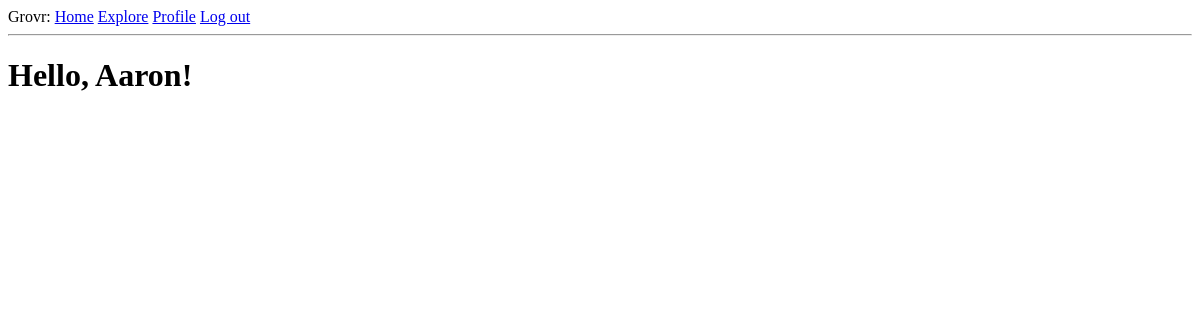
The page /explore (signed in) on the database as committed earlier.
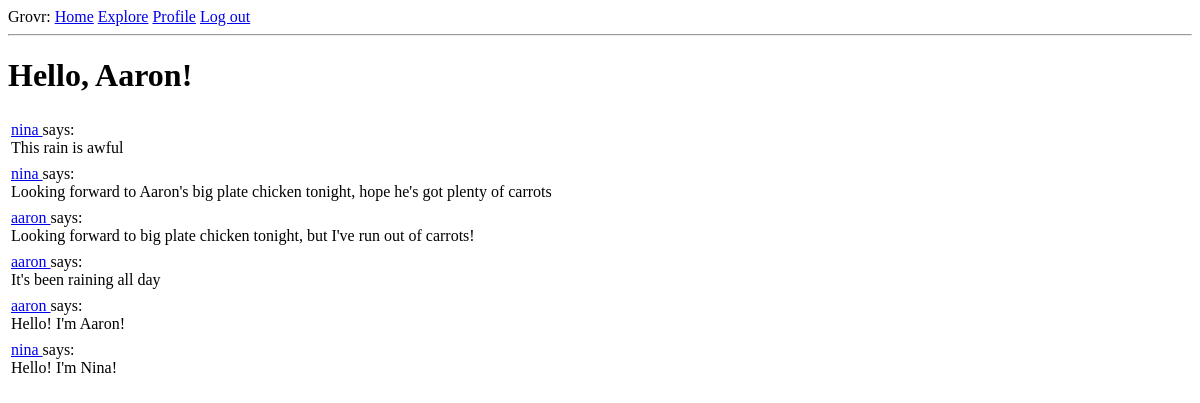
The same page on the database as committed later.
### app/models.py (models this page shows, shortened)
class User(UserMixin, db.Model):
    id = db.Column(db.Integer, primary_key=True)
    username = db.Column(db.String(64), index=True, unique=True)
    email = db.Column(db.String(128), index=True, unique=True)
    password_hash = db.Column(db.String(128))
    posts = db.relationship('Post', backref='author', lazy='dynamic')
    about_me = db.Column(db.String(140))
    last_seen = db.Column(db.DateTime, default=dt.utcnow)
    followed = db.relationship(
        'User', secondary = followers,
        primaryjoin = (followers.c.follower_id == id),
        secondaryjoin = (followers.c.followed_id == id),
        backref = db.backref('followers', lazy='dynamic'),
        lazy = 'dynamic'
    )

class Post(db.Model):
    id = db.Column(db.Integer, primary_key=True)
    body = db.Column(db.String(140))
    timestamp = db.Column(db.DateTime, index=True, default=dt.utcnow)
    user_id = db.Column(db.Integer, db.ForeignKey('user.id'))

### app/routes.py (the view)
@app.route('/explore')
@login_required
def explore():
    page = request.args.get('page', 1, type=int)
    posts = Post.query.order_by(Post.timestamp.desc()).paginate(
        page, app.config['POSTS_PER_PAGE'], False)
    next_url = url_for('explore', page=posts.next_num) \
        if posts.has_next else None
    prev_url = url_for('explore', page=posts.prev_num) \
        if posts.has_prev else None
    return render_template('index.html', title='Explore', posts=posts.items,
        next_url=next_url, prev_url=prev_url)

### app/models.py (called while the page is built)
@login.user_loader
def load_user(id):
    return User.query.get(int(id))

### app/routes.py (called while the page is built)
@app.before_request
def before_request():
    if current_user.is_authenticated:
        current_user.last_seen = dt.utcnow()
        db.session.commit()

### app/templates/index.html (shortened to what this page needs)
{% extends 'base.html' %}
{% block content %}
    <h1>Hello, {{ current_user.username|capitalize }}!</h1>
    {% for post in posts %}
        {% include "_post.html" %}
    {% endfor %}
</body>
{% endblock %}

### app/templates/base.html (shortened to what this page needs)
<!DOCTYPE html>
<html lang="en">
<head>
</head>
<body>
    <div>Grovr:
        <a href="{{ url_for('index') }}">Home</a>
        <a href="{{ url_for('explore') }}">Explore</a>
        {% if current_user.is_anonymous %}
        <a href="{{ url_for('login') }}">Log in</a>
        {% else %}
        <a href="{{ url_for('user', username=current_user.username) }}">Profile</a>
        <a href="{{ url_for('logout') }}">Log out</a>
        {% endif %}
    </div>
    <hr>
    {% block content %}
    {% endblock %}
</body>
</html>

### app/templates/_post.html (shortened to what this page needs)
<table>
        <td>
            <a href="{{ url_for('user', username=post.author.username) }}">
                {{ post.author.username }}
            </a>
            says:<br>{{ post.body }}
        </td>
</table>

Rows that differ between the two databases and show on the page:
added Post: author.username "nina", body "This rain is awful"
added Post: author.username "nina", body "Looking forward to Aaron's big plate chicken tonight, hope he's got plenty of carrots"
added Post: author.username "aaron", body "Looking forward to big plate chicken tonight, but I've run out of carrots!"
added Post: author.username "aaron", body "It's been raining all day"
added Post: author.username "aaron", body "Hello! I'm Aaron!"
added Post: author.username "nina", body "Hello! I'm Nina!"
